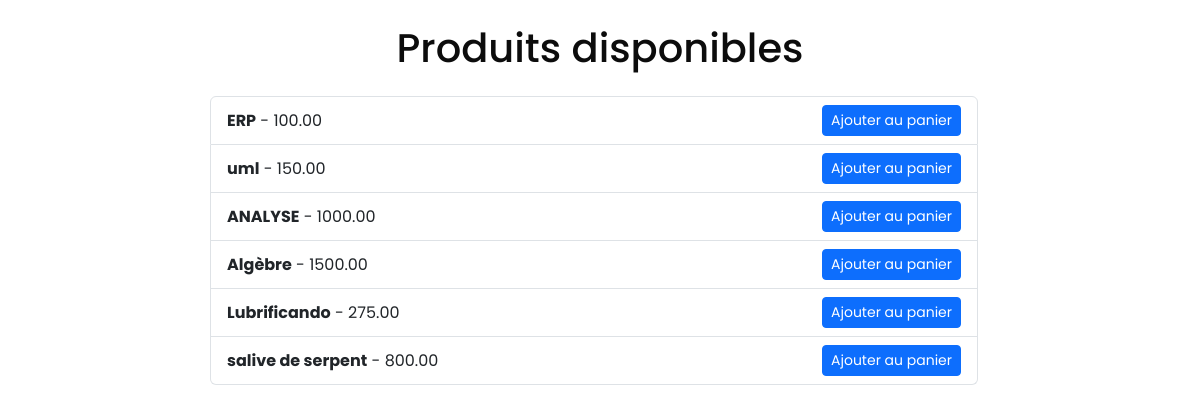
The app's page /achat/2/ with its own data.
### shop/models.py (models this page shows, shortened)
class Produit(models.Model):
    nom = models.CharField(max_length=100)
    prix = models.DecimalField(max_digits=10, decimal_places=2)
    description = models.TextField()

### shop/views.py (the view)
# urls.py: path('achat/<int:user_id>/', views.achat, name='achat'),
def achat(request, user_id=None):
    if user_id is None:
        user_id = request.user.id  # Utilise l'ID de l'utilisateur connecté comme valeur par défaut
    produits = Produit.objects.all()
    context = {
        'user_id': user_id,
        'produits': produits
    }
    return render(request, 'shop/achat.html', context)

### shop/templates/shop/achat.html (shortened to what this page needs)
<!DOCTYPE html>
<html lang="en">
<head>
    <link href="https://stackpath.bootstrapcdn.com/bootstrap/4.5.2/css/bootstrap.min.css" rel="stylesheet">
    {% load static %}
    <link rel="stylesheet" href="{% static 'bootstrap/css/bootstrap.min.css' %}">
    <link rel="stylesheet" href="{% static 'fontawesome/css/all.min.css' %}">
    <link rel="stylesheet" href="{% static 'css/responsive.css' %}" rel="stylesheet" />
    <link href="{% static 'css/font-awesome.min.css' %}" rel="stylesheet" />
<link href="{% static 'css/style.css' %}" rel="stylesheet" />
</head>
<body>
    <h1 class="text-center my-4">Produits disponibles</h1>
    <div class="container">
        <div class="row">
            <ul class="list-group col-md-8 offset-md-2">
                {% for produit in produits %}
                <li class="list-group-item d-flex justify-content-between align-items-center">
                    <span>
                        <strong>{{ produit.nom }}</strong> - {{ produit.prix }}
                    </span>
                    <a href="{% url 'ajouter_au_panier' produit.id %}" class="btn btn-primary btn-sm">
                        Ajouter au panier
                    </a>
                </li>
                {% endfor %}
            </ul>
        </div>
    </div>
</body>
</html>

### shop/static/css/responsive.css (style rules this page uses)
@media (min-width: 1200px) { .container { max-width: 1170px; } }

### shop/static/css/style.css (style rules this page uses)
body { font-family: "Poppins", sans-serif; color: #0c0c0c; background-color: #ffffff; overflow-x: hidden; }
a, a:hover, a:focus { text-decoration: none; }
.btn, .btn:focus { outline: none !important; -webkit-box-shadow: none; box-shadow: none; }

### records on screen
Produit: nom "ERP", prix "100.00"
Produit: nom "uml", prix "150.00"
Produit: nom "ANALYSE", prix "1000.00"
Produit: nom "Algèbre", prix "1500.00"
Produit: nom "Lubrificando", prix "275.00"
Produit: nom "salive de serpent", prix "800.00"
